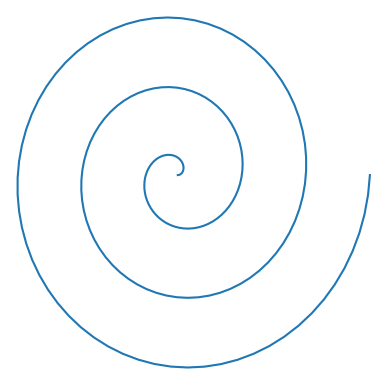
#> input picture hand-drawn-spiral-classifier-100patients/idealSpiral.png, 387 x 385 px, found by its file name
$ python -i archSpiral.py   (imports and definitions only)
#> lines starting #> are read from the running program, lines starting #| are printed output that depends on the picture; after the words box and inside, x2 and y2 are one past the last pixel; in counts of white or black regions, pixels touching at a corner belong together
# *******************************
# FILE DESCRIPTION

# This file contains various functions to perform spiral manipulation (i.e. thinning, unravelling, etc.)
# Functions in this file are:
#   - generateIdealSpiral --> creates an ideal spiral from the archimedean spiral math model
#   - skeletonize_imgs    --> performs skeletonization via binarization threshold
#   - unravelSpiral       --> takes skeletonized images as input finds the center starting point
#   - calcDist_to_center  --> takes skeletonized image as input and the starting point calculated from 'unravelSpiral'
#                             and unravels the spiral where the x-axis would be sample points and the y-axis is
#                             R, or distance to the center
# *******************************
#!/usr/bin/python

# import libraries
import numpy as np
import matplotlib.pyplot as plt
import PIL
import cv2

from skimage.morphology import medial_axis, skeletonize

# generate the ideal archimedean spiral
def generateIdealSpiral():
    # define time and radius
    t = np.linspace(0, 6*np.pi, 200) # controls number of revolutions
    r = 1

    # define the x and y components
    x = r/ (2*np.pi) * (t) * np.cos(t)
    y = r/ (2*np.pi) * (t) * np.sin(t)

    # save the figure and generate a
    # plot of 2d line plot
    plt.figure(figsize=(5,5))
    plt.plot(x,y)
    plt.axis('off')
    plt.tight_layout
    plt.savefig('idealSpiral', pad_inches=0, bbox_inches='tight')
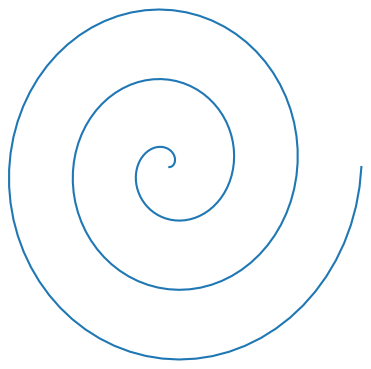
#> figure drawn by matplotlib, 1 panel
    plt.close()

    openSpiral = PIL.Image.open('idealSpiral.png')
#> openSpiral is the input picture: PIL image 387x385 RGBA; mean R, G, B, A 249, 251.3, 253, 255
    idealSpiral = openSpiral.convert("L") # convert to grayscale (L), color use (P)
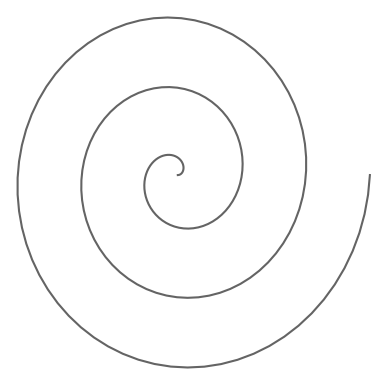
#> idealSpiral: PIL image 387x385 L; min 100, max 255, mean 250.8
    idealSpiral = cv2.resize(np.array(idealSpiral), (128,128))
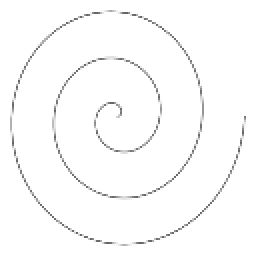
#> idealSpiral: shape (128, 128) (shown 2 times larger); min 100, max 255, mean 251

    _, thresh_img = cv2.threshold(idealSpiral, 250, 255, cv2.THRESH_BINARY)
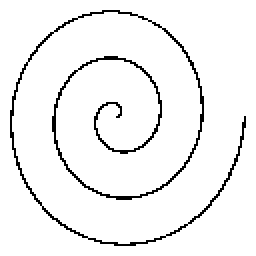
#> thresh_img: shape (128, 128) (shown 2 times larger); 94.8% white; black in thin lines or dots, all inside (x1, y1, x2, y2) = (5, 5, 123, 123)

    return thresh_img
# ----------------------------------------------------------------------------------

# define a function to skeletonize the images

# [206 lines left out: functions skeletonize_imgs, unravelSpiral, calcDist_to_center, not called in this run]


>>> result = generateIdealSpiral()

$ run again, with hand-drawn-spiral-classifier-100patients/centerShiftedUpSpiral.png copied over hand-drawn-spiral-classifier-100patients/idealSpiral.png
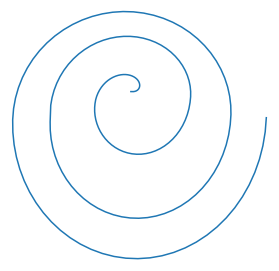
#> input picture hand-drawn-spiral-classifier-100patients/centerShiftedUpSpiral.png, 279 x 271 px, found by its file name
#> in generateIdealSpiral, openSpiral is the input picture: PIL image 279x271 RGBA; mean R, G, B, A 242.5, 247.4, 250.8, 7.7
#> in generateIdealSpiral, `idealSpiral = openSpiral.convert("L")`:
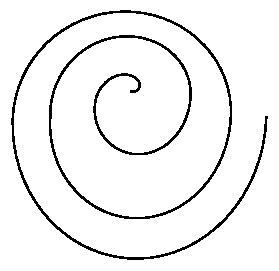
#> idealSpiral: PIL image 279x271 L; values 100 (black) and 255 (white), 94.4% white; black in thin lines or dots, all inside (x1, y1, x2, y2) = (11, 10, 268, 260)
#> in generateIdealSpiral, `_, thresh_img = cv2.threshold(idealSpiral, 250, 255, cv2.THRESH_BINARY)`:
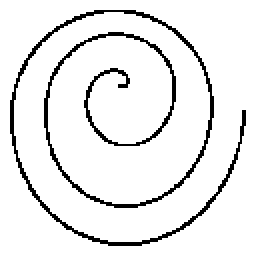
#> thresh_img: shape (128, 128) (shown 2 times larger); 92% white; black in thin lines or dots, all inside (x1, y1, x2, y2) = (5, 5, 123, 123)
